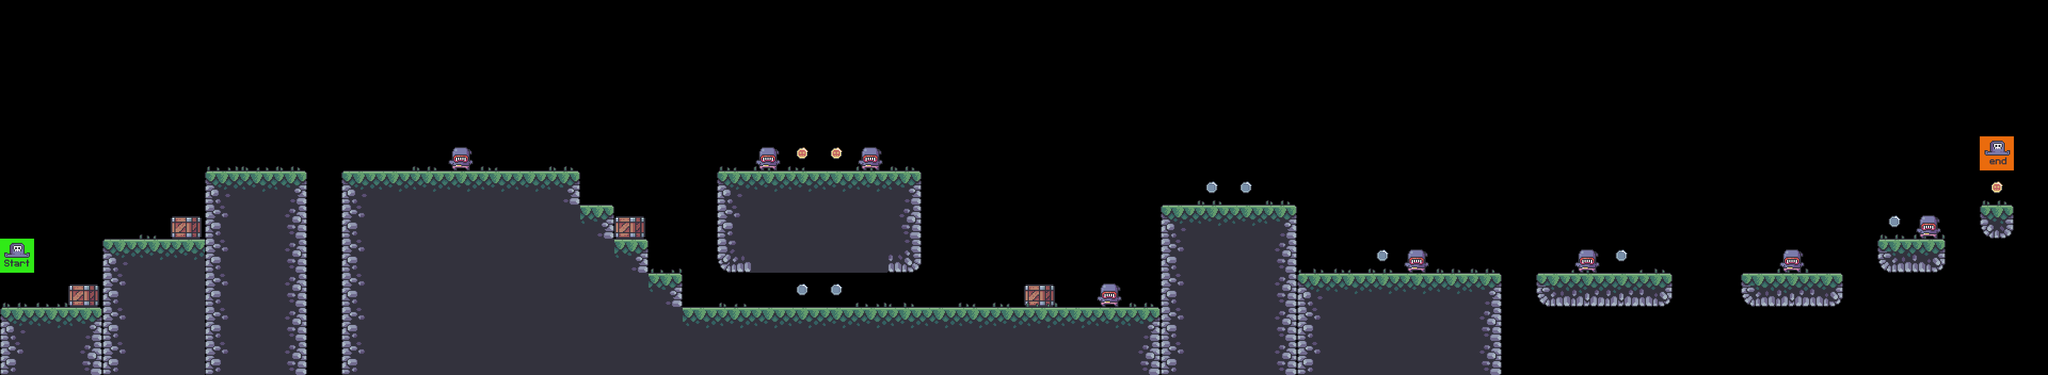

This game map was drawn from its Tiled (.tmx) file and the tilesets committed beside it. A one-line description and the trimmed map source follow:
An orthogonal 60x11 tile map with 64x64 px tiles, 6 tile layers (terrain, coins, crates, grass, ...), 1 hidden layer not drawn, 6 tilesets.

<map version="1.5" tiledversion="1.7.2" orientation="orthogonal" renderorder="right-down" width="60" height="11" tilewidth="64" tileheight="64" infinite="0" nextlayerid="8" nextobjectid="1">
 <editorsettings>
  <export target="../1/level_1.csv" format="csv" />
 </editorsettings>
 <tileset firstgid="1" source="../tilesets/enemy_tiles.tsx" />
 <tileset firstgid="3" source="../tilesets/terrain_tiles.tsx" />
 <tileset firstgid="19" source="../tilesets/coin_tiles.tsx" />
 <tileset firstgid="21" source="../tilesets/crates_tiles.tsx" />
 <tileset firstgid="22" source="../tilesets/grass_tiles.tsx" />
 <tileset firstgid="27" source="../tilesets/player_tiles.tsx" />
 <layer id="1" name="terrain" width="60" height="11">
  <data>[660 cells, 184 non-empty, 12 distinct tile ids]</data>
 </layer>
 <layer id="2" name="coins" width="60" height="11">
  <data>[660 cells, 14 non-empty, 2 distinct tile ids]</data>
 </layer>
 <layer id="5" name="crates" width="60" height="11">
  <data>[660 cells, 4 non-empty, 1 distinct tile ids]</data>
 </layer>
 <layer id="6" name="grass" width="60" height="11">
  <data>[660 cells, 35 non-empty, 5 distinct tile ids]</data>
 </layer>
 <layer id="4" name="constraints" width="60" height="11" visible="0">
  <data>[660 cells, 13 non-empty, 1 distinct tile ids]</data>
 </layer>
 <layer id="3" name="enemies" width="60" height="11">
  <data>[660 cells, 8 non-empty, 1 distinct tile ids]</data>
 </layer>
 <layer id="7" name="player" width="60" height="11">
  <data>[660 cells, 2 non-empty, 2 distinct tile ids]</data>
 </layer>
</map>
